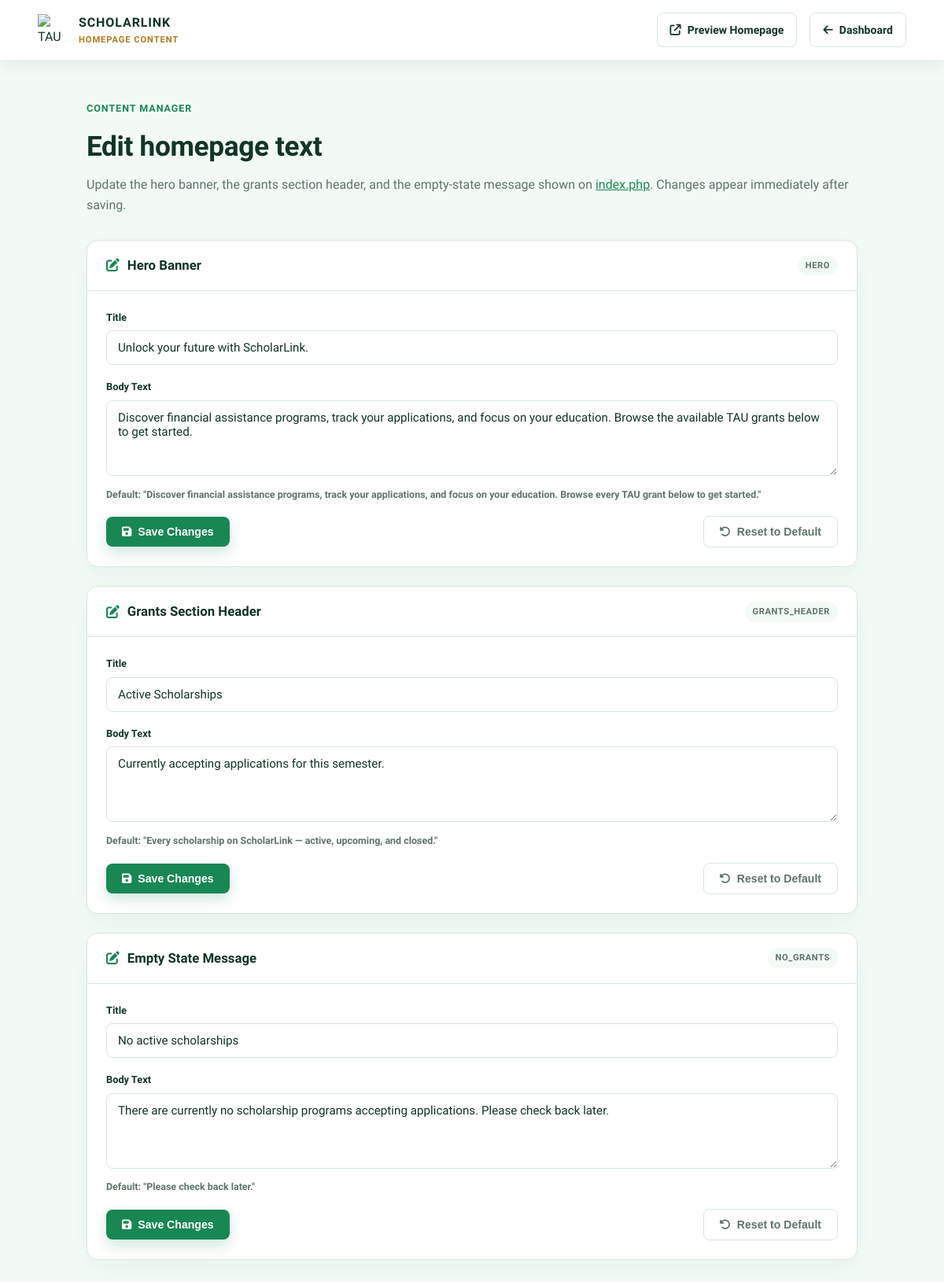
Page /landing_content_manager.php (signed in) on the committed database.
### tables this page shows
CREATE TABLE `landing_content` (
  `section_key` varchar(50) NOT NULL,
  `title` varchar(255) NOT NULL,
  `body` text NOT NULL,
  PRIMARY KEY (`section_key`)
);

### landing_content_manager.php (the view, shortened to what this page needs)
<?php
require 'includes/db_connect.php';
$role_redirect = $_SESSION['role'] === 'Super_Admin' ? 'super_admin/dashboard.php' : 'internal_admin/dashboard.php';
$defaults = [
    'hero' => [
        'label' => 'Hero Banner',
        'title' => 'Unlock your future with ScholarLink.',
        'body'  => 'Discover financial assistance programs, track your applications, and focus on your education. Browse every TAU grant below to get started.',
    ],
    'grants_header' => [
        'label' => 'Grants Section Header',
        'title' => 'Scholarships & Grants',
        'body'  => 'Every scholarship on ScholarLink — active, upcoming, and closed.',
    ],
    'no_grants' => [
        'label' => 'Empty State Message',
        'title' => 'No scholarships available',
        'body'  => 'Please check back later.',
    ],
];
$cms = [];
try {
    $stmt = $pdo->query("SELECT * FROM landing_content");
    while ($row = $stmt->fetch(PDO::FETCH_ASSOC)) {
        $cms[$row['section_key']] = $row;
    }
} catch (PDOException $e) {}
function content_value($cms, $defaults, $key, $field) {
    return $cms[$key][$field] ?? $defaults[$key][$field];
}
?>
<!DOCTYPE html>
<html lang="en">
<head>
    <link rel="stylesheet" href="https://cdnjs.cloudflare.com/ajax/libs/font-awesome/6.4.0/css/all.min.css">
</head>
<body>
    <header class="site-header">
        <nav class="nav-shell">
            <a class="brand" href="index.php">
                <img src="assets/img/tau_logo.png" alt="TAU Logo">
                <span>
                    <strong>ScholarLink</strong>
                    <span>Homepage Content</span>
                </span>
            </a>
            <div class="nav-links">
                <a class="pill" href="index.php" target="_blank"><i class="fas fa-arrow-up-right-from-square"></i> Preview Homepage</a>
                <a class="pill" href="<?= htmlspecialchars($role_redirect) ?>"><i class="fas fa-arrow-left"></i> Dashboard</a>
            </div>
        </nav>
    </header>
    <main>
        <div class="page-head">
            <span class="kicker">Content Manager</span>
            <h1>Edit homepage text</h1>
            <p>Update the hero banner, the grants section header, and the empty-state message shown on <a href="index.php" style="color: var(--green); text-decoration: underline;">index.php</a>. Changes appear immediately after saving.</p>
        </div>
        <?php foreach ($defaults as $key => $default): ?>
            <div class="section-card">
                <div class="section-card-head">
                    <h2><i class="fas fa-pen-to-square"></i> <?= htmlspecialchars($default['label']) ?></h2>
                    <span class="section-key-tag"><?= htmlspecialchars($key) ?></span>
                </div>
                <div class="section-card-body">
                    <form method="POST">
                        <div class="field">
                            <label for="title-<?= htmlspecialchars($key) ?>">Title</label>
                            <input type="text" id="title-<?= htmlspecialchars($key) ?>" name="title"
                                value="<?= htmlspecialchars(content_value($cms, $defaults, $key, 'title')) ?>" required>
                        </div>
                        <div class="field">
                            <label for="body-<?= htmlspecialchars($key) ?>">Body Text</label>
                            <textarea id="body-<?= htmlspecialchars($key) ?>" name="body" required><?= htmlspecialchars(content_value($cms, $defaults, $key, 'body')) ?></textarea>
                            <div class="field-hint">Default: "<?= htmlspecialchars($default['body']) ?>"</div>
                        </div>
                        <div class="card-actions">
                            <button type="submit" class="btn btn-save"><i class="fas fa-save"></i> Save Changes</button>
                            <button type="submit" name="action" value="reset" class="btn btn-reset"
                                onclick="return confirm('Reset this section back to its default text?');">
                                <i class="fas fa-rotate-left"></i> Reset to Default
                            </button>
                        </div>
                    </form>
                </div>
            </div>
        <?php endforeach; ?>
    </main>
</body>
</html>

### landing_content_manager.php (style rules this page uses)
:root { --ink: #123524; --muted: #5f7469; --line: #d7e8dd; --wash: #f3faf5; --paper: #ffffff; --green: #198754; --gold: #b7791f; --danger: #b8323b; --page-max: 980px; --page-gutter: clamp(20px, 4vw, 48px); }
* { box-sizing: border-box; }
body { margin: 0; color: var(--ink); background: var(--wash); font-family: 'Plus Jakarta Sans', Arial, sans-serif; line-height: 1.6; }
a { color: inherit; text-decoration: none; }
img { display: block; max-width: 100%; }
.site-header { position: sticky; top: 0; z-index: 20; background: rgba(255, 255, 255, 0.95); box-shadow: 0 7px 20px rgba(0, 0, 0, 0.06); backdrop-filter: blur(14px); }
.nav-shell { width: min(1180px, calc(100% - (var(--page-gutter) * 2))); margin: 0 auto; min-height: 76px; display: flex; align-items: center; justify-content: space-between; gap: 20px; flex-wrap: wrap; }
.brand { display: inline-flex; align-items: center; gap: 12px; }
.brand img { width: 40px; height: 40px; object-fit: contain; }
.brand strong { display: block; font-size: 1rem; color: var(--ink); }
.brand span { display: block; color: var(--gold); font-size: 0.7rem; font-weight: 800; text-transform: uppercase; letter-spacing: 0.08em; }
.nav-links { display: flex; align-items: center; gap: 16px; font-size: 0.88rem; font-weight: 800; }
.nav-links a.pill { display: inline-flex; align-items: center; gap: 8px; padding: 10px 16px; border-radius: 8px; border: 1px solid var(--line); color: var(--ink); transition: all 0.2s ease; }
main { width: min(var(--page-max), calc(100% - (var(--page-gutter) * 2))); margin: 0 auto; padding: 48px 0 80px; }
.page-head { margin-bottom: 32px; }
.page-head .kicker { color: var(--green); font-size: 0.78rem; font-weight: 900; letter-spacing: 0.08em; text-transform: uppercase; }
.page-head h1 { margin: 8px 0 8px; font-size: clamp(1.7rem, 3vw, 2.2rem); letter-spacing: -0.01em; }
.page-head p { margin: 0; color: var(--muted); font-weight: 500; }
.section-card { background: var(--paper); border: 1px solid var(--line); border-radius: 14px; box-shadow: 0 10px 28px rgba(25, 135, 84, 0.06); margin-bottom: 24px; overflow: hidden; }
.section-card-head { padding: 18px 24px; border-bottom: 1px solid var(--line); display: flex; align-items: center; justify-content: space-between; gap: 12px; flex-wrap: wrap; }
.section-card-head h2 { margin: 0; font-size: 1.05rem; display: flex; align-items: center; gap: 10px; }
.section-card-head h2 i { color: var(--green); }
.section-key-tag { font-size: 0.7rem; font-weight: 800; letter-spacing: 0.05em; text-transform: uppercase; color: var(--muted); background: var(--wash); padding: 4px 10px; border-radius: 999px; }
.section-card-body { padding: 24px; }
label { display: block; font-size: 0.8rem; font-weight: 800; color: var(--ink); margin-bottom: 6px; }
.field { margin-bottom: 18px; }
input[type="text"], textarea { width: 100%; padding: 12px 14px; border: 1px solid var(--line); border-radius: 8px; font-family: inherit; font-size: 0.95rem; color: var(--ink); background: #fff; outline: none; transition: border-color 0.2s ease; }
textarea { min-height: 96px; resize: vertical; }
.field-hint { margin-top: 6px; font-size: 0.78rem; color: var(--muted); font-weight: 600; }
.card-actions { display: flex; align-items: center; justify-content: space-between; gap: 12px; flex-wrap: wrap; }
.btn { display: inline-flex; align-items: center; gap: 8px; padding: 11px 20px; border-radius: 8px; font-weight: 800; font-size: 0.88rem; border: none; cursor: pointer; transition: all 0.2s ease; }
.btn-save { background: var(--green); color: #fff; box-shadow: 0 8px 18px rgba(25, 135, 84, 0.2); }
.btn-reset { background: transparent; color: var(--muted); border: 1px solid var(--line); }

### rows in the picture
landing_content: title "Unlock your future with ScholarLink.", body "Discover financial assistance programs, track your applications, and focus on your education. Browse the available TAU grants below to get started."
landing_content: title "Active Scholarships", body "Currently accepting applications for this semester."
landing_content: title "No active scholarships", body "There are currently no scholarship programs accepting applications. Please check back later."

### other values in the picture
$default['label'] "Hero Banner"
$key "HERO"
$default['body'] "Discover financial assistance programs, track your applications, and focus on your education. Browse every TAU grant below to get started."
$default['label'] "Grants Section Header"
$key "GRANTS_HEADER"
$default['body'] "Every scholarship on ScholarLink — active, upcoming, and closed."
$default['label'] "Empty State Message"
$key "NO_GRANTS"
$default['body'] "Please check back later."
